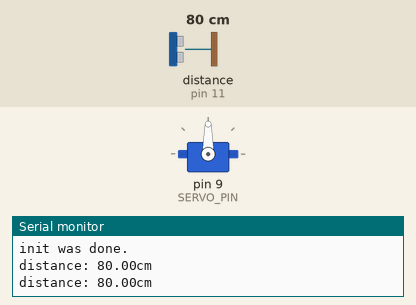
This program was run on a simulated Arduino Mega 2560, built with avr-gcc and run on an emulated ATmega2560. Parts: servo, the last lines printed to the serial monitor. The inputs (shaded band) are chosen by the test bench; at power-on: distance to the obstacle (sensor on pin 11) 80 cm. The echo pulse lasts 58.3 µs per cm.

Above: at 1.2 s.
1.3 s: distance to the obstacle (sensor on pin 11) set to 54 cm
4.3 s: distance to the obstacle (sensor on pin 11) set to 45 cm
At 7.4 s:
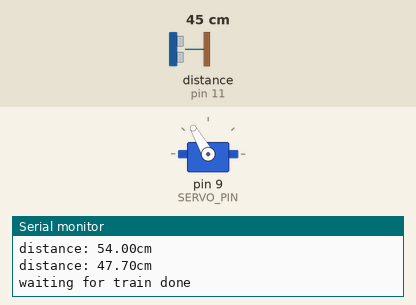
At 12.4 s:
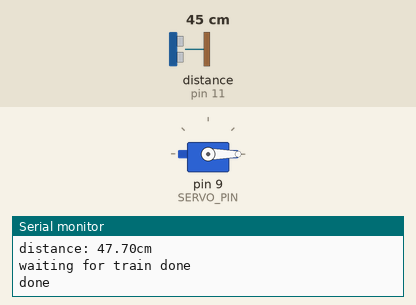
Timing chart, 0 to 13.3 s (numbered marks = the images above; inputs shaded):
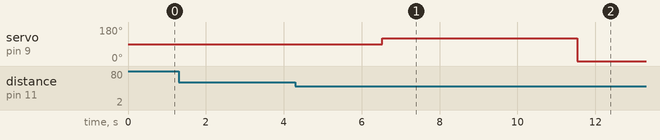

The program:

main.cpp
```cpp
//
// Created by 澤田開杜 on 2020/02/08.
//
#include "PinDefs.h"
#include "Variables.h"
#include "Arduino.h"
#include "UltrasonicSensor.h"
#include "Servo.h"

void setup() {
    Serial.begin(9600);
}

#pragma clang diagnostic push
#pragma clang diagnostic ignored "-Wmissing-noreturn"
void loop() {
    Serial.println("start");
    delay(50);
    auto ultrasonicSensor = UltrasonicSensor(TRIGGER_PIN, ECHO_PIN);
    auto servo = Servo();
    servo.attach(SERVO_PIN);
    Serial.println("init was done.");

    while (true) {
        while (true) {    // 汽車が来るまで時間を無限に潰します
            double distance = 0.0;
            for (int i = 0; i < TIMES; i++) distance += ultrasonicSensor.readDistance();
            distance /= TIMES;
            Serial.print("distance: ");
            Serial.print(distance);
            Serial.println("cm");
            if (DETECTION_STANDARD_DISTANCE_MIN < distance && distance < DETECTION_STANDARD_DISTANCE_MAX) break;
        }
        delay(WAITING_FOR_TRAIN_TIME);    // 汽車回転待ち
        Serial.println("waiting for train done");
        servo.write(SERVO_ANGLE);
        delay(WAITING_FOR_WATER_SUPPLY);
        servo.write(0);
        Serial.println("done");
        delay(10000);
    }
}
#pragma clang diagnostic pop
```

PinDefs.h
```cpp
//
// Created by 澤田開杜 on 2020/02/08.
//

#ifndef PRC_WATERTOWER_PINDEFS_H
#define PRC_WATERTOWER_PINDEFS_H
#define TRIGGER_PIN 10
#define ECHO_PIN 11
#define SERVO_PIN 9
#endif //PRC_WATERTOWER_PINDEFS_H
```

Variables.h
```cpp
//
// Created by 澤田開杜 on 2020/02/08.
//

#ifndef PRC_WATERTOWER_VARIABLES_H
#define PRC_WATERTOWER_VARIABLES_H
#define DETECTION_STANDARD_DISTANCE_MAX 50
#define DETECTION_STANDARD_DISTANCE_MIN 2
#define WAITING_FOR_TRAIN_TIME 2000 // 2s
#define WAITING_FOR_WATER_SUPPLY 5000 // 5s
#define SERVO_ANGLE 120
#define TIMES 100
#endif //PRC_WATERTOWER_VARIABLES_H
```

Measured:
- the behaviour switches between 50 and 49 cm on distance to the obstacle (sensor on pin 11) (found by bisection; images 0 and 1)
- after the input at 4.3 s, servo on pin 9 (SERVO_PIN): 90° → 120° after 2.2 s, → 0° 5.0 s later
